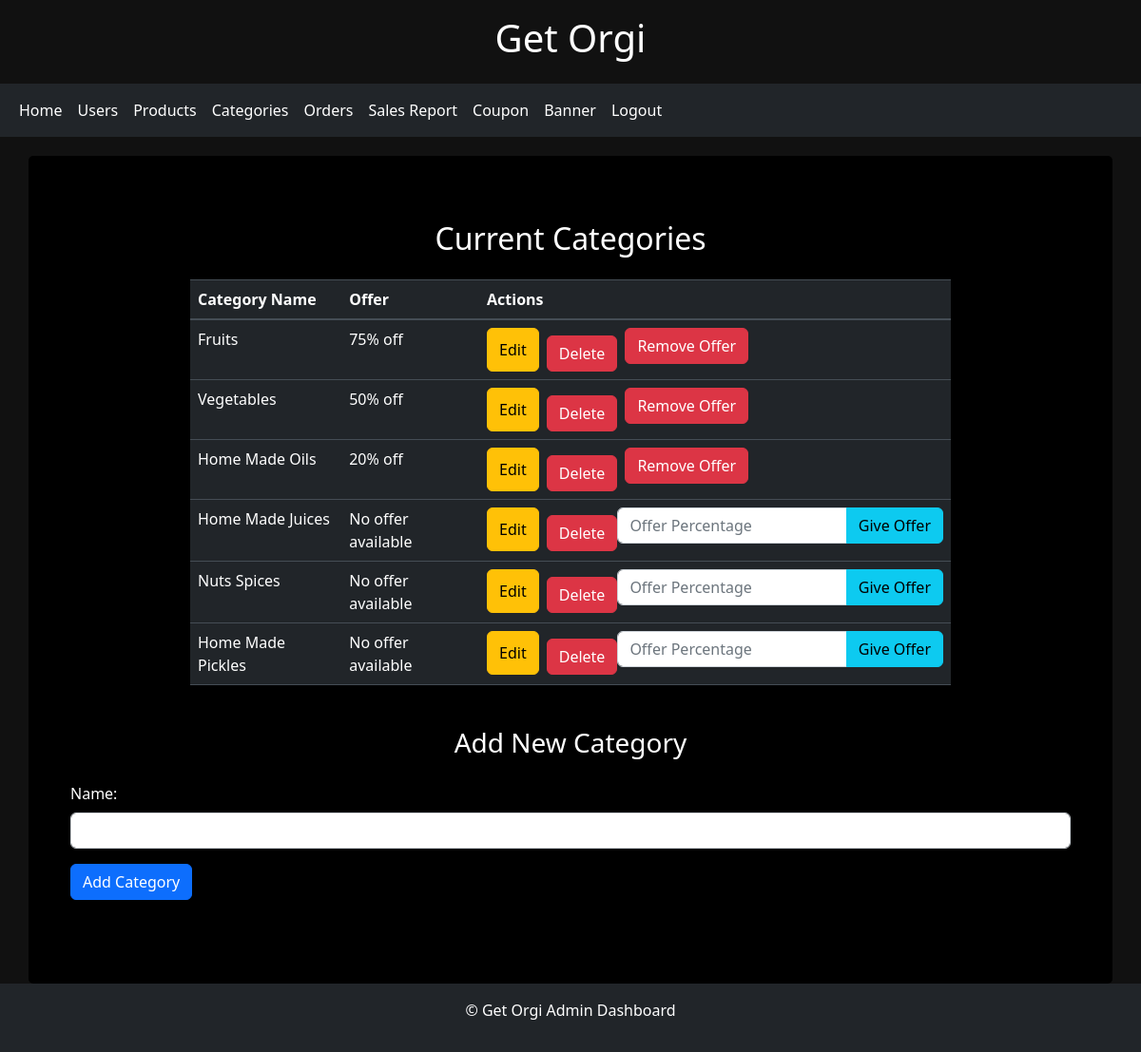
The page /category_list/ on the database its author committed.
### shopping/models.py (models this page shows, shortened)
class Category(models.Model):
    name = models.CharField(max_length=50)
    offer_percentage = models.IntegerField(blank=True, null=True)

### shopping/views.py (the view)
# urls.py: path('category_list/', views.category_list, name='category_list'),
def category_list(request, category_id=None):
    if category_id is not None:
        categories = Category.objects.prefetch_related(Prefetch('product_set', queryset=Product.objects.all().order_by('-id')))
    else:
        categories = Category.objects.all()
    context = {'categories': categories}
    return render(request, 'category.html', context)

### templates/category.html (shortened to what this page needs)
{% extends 'admin_dash.html' %}
{% block content %}
<link rel="stylesheet" href="https://cdn.jsdelivr.net/npm/bootstrap@5.2.3/dist/css/bootstrap.min.css">
<body style="background-color: #111; color: #fff;">
<div class="container">
    <div class="category-table">
        <h2 class="text-center mb-4">Current Categories</h2>
        <table class="table table-dark">
            <thead>
                <tr>
                    <th scope="col">Category Name</th>
                    <th scope="col">Offer</th>
                    <th scope="col">Actions</th>
                </tr>
            </thead>
            <tbody>
                {% for category in categories %}
                <tr>
                    <td>{{ category.name }}</td>
                    <td>
                        {% if category.offer_percentage %}
                            {{ category.offer_percentage }}% off
                        {% else %}
                            No offer available
                        {% endif %}
                    </td>
                    <td>
                        <div class="d-flex">
                            <button class="edit-category-button btn btn-warning me-2">Edit</button>
                            <form method="POST" action="{% url 'delete_category' category.pk %}">
                                <button type="submit" class="btn btn-danger delete-category-button">Delete</button>
                            </form>
                            {% if category.offer_percentage %}
                                <form method="POST" action="{% url 'remove_offer' category.pk %}">
                                    <button class="remove-offer-button btn btn-danger ms-2" type="submit">Remove Offer</button>
                                </form>
                            {% else %}
                                <form method="POST" action="{% url 'give_offer' category.pk %}">
                                    <div class="input-group">
                                        <input type="number" name="offer_percentage" class="form-control" placeholder="Offer Percentage">
                                        <button class="give-offer-button btn btn-info" type="submit">Give Offer</button>
                                    </div>
                                </form>
                            {% endif %}
                        </div>
                    </td>
                </tr>
                {% endfor %}
            </tbody>
        </table>
    </div>
    <div class="category-form mt-4">
        <h3 class="text-center mb-4">Add New Category</h3>
        <form method="POST" action="{% url 'add_category' %}">
            <div class="form-group">
                <label for="category-name">Name:</label>
                <input type="text" id="category-name" name="name" class="form-control">
            </div>
            <button type="submit" class="btn btn-primary">Add Category</button>
        </form>
    </div>
</div>
</body>
{% endblock %}

### templates/admin_dash.html (style rules this page uses)
body { background-color: #f8f9fa; }

### templates/category.html (style rules this page uses)
body { background-color: #000; color: #fff; margin: 0; padding: 0; }
.container { padding: 20px; border-radius: 5px; max-width: 100%; color: #fff; }
.category-table { margin: 0 auto; max-width: 800px; }
.delete-category-button { margin-top: 0.5rem; }
.category-form { background-color: #000; padding: 20px; border-radius: 5px; }
.category-form h3, .category-form .form-group label { color: #fff; }
h2 { color: #fff; }
.container { background-color: #000; padding: 20px; border-radius: 5px; }

### rows shown on the page
Category: name "Fruits", offer_percentage "75", shows "Remove Offer"
Category: name "Vegetables", offer_percentage "50", shows "Remove Offer"
Category: name "Home Made Oils", offer_percentage "20", shows "Remove Offer"
Category: name "Home Made Juices", shows "No offer available"
Category: name "Nuts Spices", shows "No offer available"
Category: name "Home Made Pickles", shows "No offer available"
